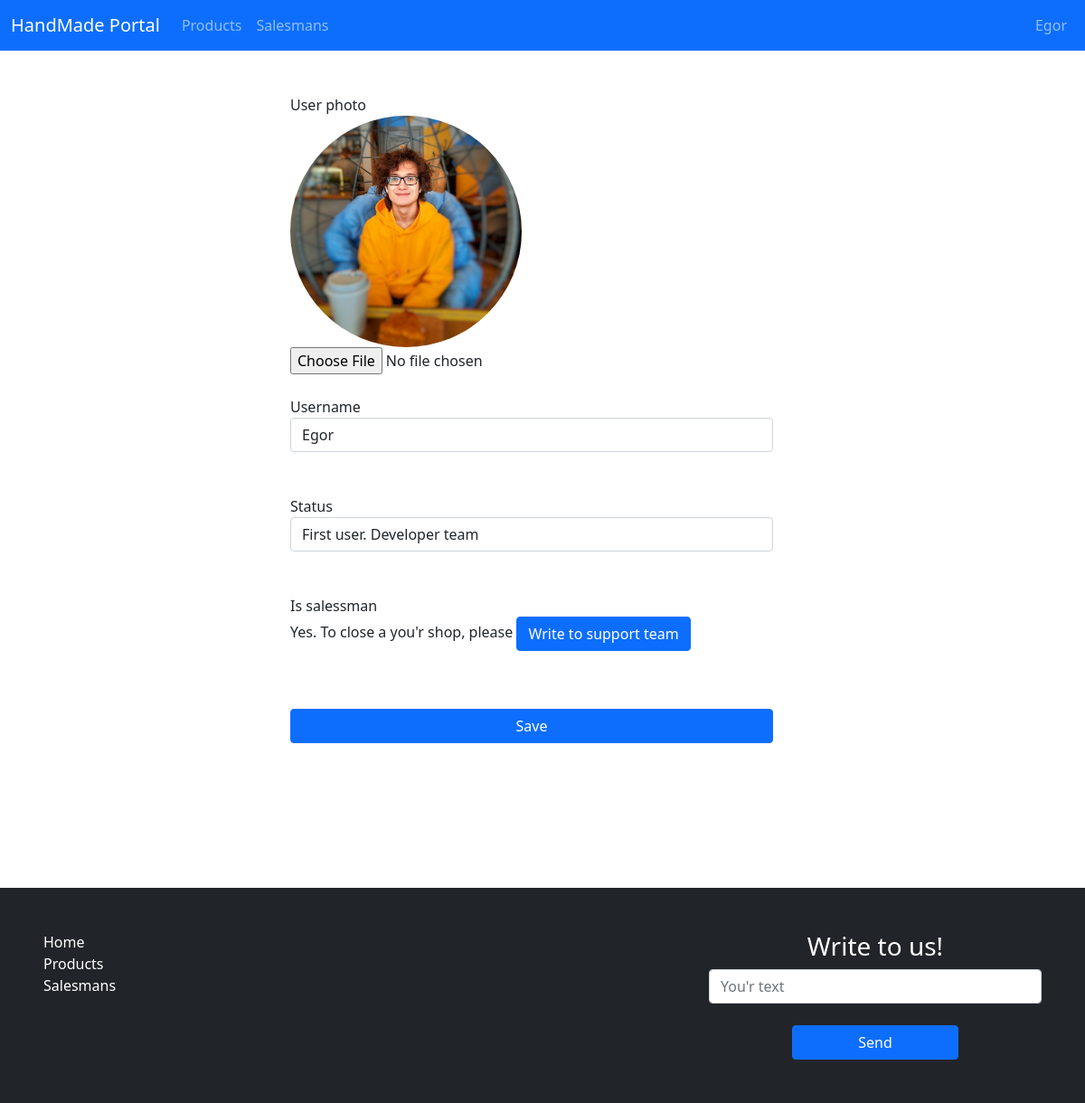
Screenshot of /user/settings/ (signed in) with the database file from the repository.
### users/models.py (models this page shows, shortened)
class Profile(models.Model):
    user = models.OneToOneField(User, verbose_name='User', on_delete=models.CASCADE)
    user_image = models.ImageField("User avatar", blank=True)
    name = models.CharField(max_length=255, verbose_name='Name')
    status = models.CharField(max_length=255, verbose_name="Status", default="", blank=True)
    raiting = models.PositiveIntegerField(verbose_name="Rainting", default=0)
    is_salesman = models.BooleanField(default=False, verbose_name='Is Salesman')
    verification = models.BooleanField(default=False, verbose_name='Verification')
    shop_background = models.CharField(max_length=255, verbose_name="Shop background", default="#FFFFFF")
    class Meta:
        verbose_name = 'Profile'
        verbose_name_plural = 'Profiles'

### users/views.py (the view, shortened to what this page needs)
# urls.py: path('settings/', profile_settings, name='profile_settings'),
def profile_settings(request):
    user = Profile.objects.get(user=request.user.pk)
    data = {
        'user': user
    }
    return render(request, 'users/settings.html', data)

### users/templates/users/settings.html (shortened to what this page needs)
{% extends 'main/base.html' %}
{% block content %}
<div class="row d-flex justify-content-center w-100">
    <form action="" method="post" class="w-50">
        <label for="">User photo</label></br>
        {% if user.user_image %}
        <img src="{{ user.user_image.url }}" alt="" style="width: 256px; height: 256px; border-radius: 100%; object-fit: cover;">
        {% endif %}
        <input type="file" name="user_photo" id="" value="{{ user.user_image.url }}"><br><br>
        <label for="">Username</label><br>
        <input type="text" name="username" id="" value="{{ user.name }}" class="form-control w-100"><br><br>
        <label for="">Status</label>
        <input type="text" name="status" value="{{ user.status }}" class="form-control w-100"><br><br>
        <label for="">Is salessman</label><br>
        {% if user.is_salesman %}
        <p>Yes. To close a you'r shop, please <a href="" class="btn btn-primary">Write to support team</a></p>
        {% else %}
        <input type="checkbox" name="is_salesman" id="">
        {% endif %}<br><br>
        <input type="submit" value="Save" class="btn btn-primary w-100">
    </form>
</div>
{% endblock %}

### main/templates/main/base.html (shortened to what this page needs)
{% load static %}
<!DOCTYPE html>
<html lang="en">
<head>
    <link href="https://cdn.jsdelivr.net/npm/bootstrap@5.1.3/dist/css/bootstrap.min.css" rel="stylesheet">
    <link rel="stylesheet" href="{% static 'css/style.css' %}">
</head>
<body>
    <div class="wrapper">
        <nav class="navbar navbar-expand-lg navbar-dark bg-primary">
            <div class="container-fluid">
                <a class="navbar-brand" href="{% url 'main_index' %}">HandMade Portal</a>
                <div class="collapse navbar-collapse" id="navbarSupportedContent">
                    <div class="d-flex w-100">
                        <ul class="navbar-nav me-auto mb-2 mb-lg-0 d-flex w-100">
                            <li class="nav-item">
                                <a class="nav-link" href="{% url 'all_products' %}">Products</a>
                            </li>
                            <li class="nav-item">
                                <a class="nav-link" href="{% url 'salesmans' %}">Salesmans</a>
                            </li>
                        </ul>
                        <ul class="navbar-nav me-auto mb-2 mb-lg-0 d-flex w-100 justify-content-end">
                            <li class="nav-item">
                                {% if request.user.is_anonymous %}
                                    <a class="nav-link" href="{% url 'user_login' %}">Login</a>
                                {% else %}
                                    <a class="nav-link" href="{% url 'profile' request.user.pk %}">{{ request.user.username }}</a>
                                {% endif %}
                            </li>
                        </ul>
                    </div>
                </div>
            </div>
        </nav>
        <div class="content container mt-5">
            {% block content %}
            {% endblock %}
        </div>
        <footer class="bg-dark p-5 w-100">
            <div class="d-flex justify-content-between">
                <div class="col-4 d-flex flex-column">
                    <a class="" href="{% url 'main_index' %}">Home</a>
                    <a class="" href="{% url 'all_products' %}">Products</a>
                    <a class="" href="{% url 'salesmans' %}">Salesmans</a>
                </div>
                <div class="col-4">
                    <h3 class="text-center">Write to us!</h3>
                    <form action="" method="post" class="d-flex flex-column align-items-center">
                        <input type="text" name="msg" id="" class="form-control" placeholder="You'r text"><br>
                        <input type="submit" value="Send" class="w-50 btn btn-primary">
                    </form>
                </div>
            </div>
        </footer>
    </div>
</body>
</html>

### main/static/css/style.css (style rules this page uses)
html, body { height: 100%; font-size: 16px !important; }
a { width: auto !important; text-decoration: none !important; }
.btn { min-width: 125px; }
.wrapper { display: -webkit-box; display: -ms-flexbox; display: flex; -webkit-box-orient: vertical; -webkit-box-direction: normal; -ms-flex-direction: column; flex-direction: column; min-height: 100%; }
.content { -webkit-box-flex: 1; -ms-flex: 1 0 auto; flex: 1 0 auto; }
footer { margin-top: 10rem; -webkit-box-flex: 0; -ms-flex: 0 0 auto; flex: 0 0 auto; color: white; }
footer a { color: white; text-decoration: none; }

### rows the page displays
Profile: user_image (picture), username "Egor", status "First user. Developer team"

### other values shown
{{ request.user.username }} "Egor"
